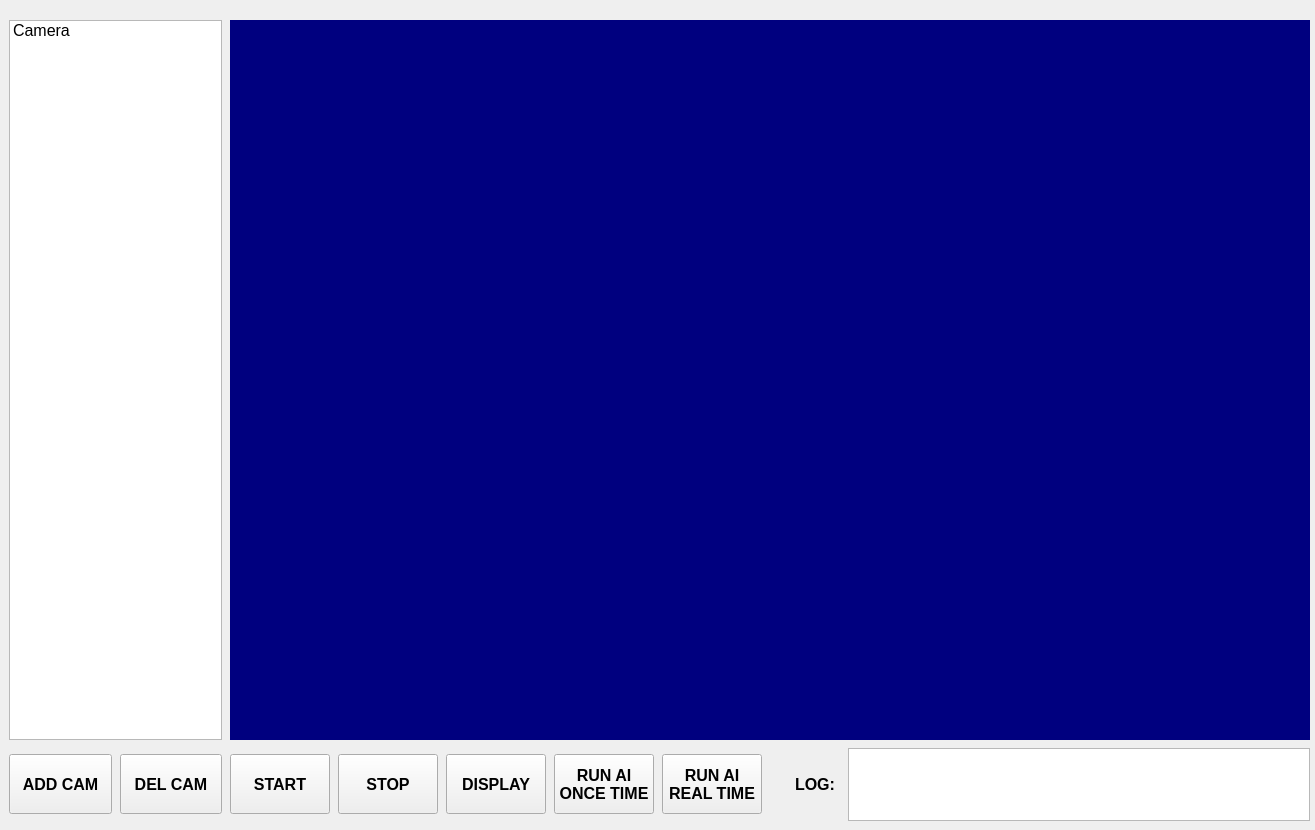
<?xml version="1.0" encoding="UTF-8"?>
<ui version="4.0">
 <class>Form</class>
 <widget class="QWidget" name="Form">
  <property name="geometry">
   <rect>
    <x>0</x>
    <y>0</y>
    <width>1315</width>
    <height>830</height>
   </rect>
  </property>
  <property name="windowTitle">
   <string>Form</string>
  </property>
  <widget class="QWidget" name="layoutWidget">
   <property name="geometry">
    <rect>
     <x>9</x>
     <y>20</y>
     <width>1301</width>
     <height>801</height>
    </rect>
   </property>
   <layout class="QGridLayout" name="gridLayout">
    <property name="spacing">
     <number>8</number>
    </property>
    <item row="9" column="0">
     <layout class="QGridLayout" name="gridLayout_2">
      <property name="horizontalSpacing">
       <number>8</number>
      </property>
      <property name="verticalSpacing">
       <number>0</number>
      </property>
      <item row="0" column="0">
       <widget class="QPushButton" name="add_cam">
        <property name="minimumSize">
         <size>
          <width>100</width>
          <height>60</height>
         </size>
        </property>
        <property name="font">
         <font>
          <pointsize>12</pointsize>
          <bold>true</bold>
         </font>
        </property>
        <property name="text">
         <string>ADD CAM</string>
        </property>
       </widget>
      </item>
      <item row="0" column="1">
       <widget class="QPushButton" name="remove_cam">
        <property name="minimumSize">
         <size>
          <width>100</width>
          <height>60</height>
         </size>
        </property>
        <property name="font">
         <font>
          <pointsize>12</pointsize>
          <bold>true</bold>
         </font>
        </property>
        <property name="text">
         <string>DEL CAM</string>
        </property>
       </widget>
      </item>
     </layout>
    </item>
    <item row="4" column="1" rowspan="5" colspan="12">
     <widget class="QLabel" name="label">
      <property name="minimumSize">
       <size>
        <width>1080</width>
        <height>720</height>
       </size>
      </property>
      <property name="sizeIncrement">
       <size>
        <width>0</width>
        <height>0</height>
       </size>
      </property>
      <property name="styleSheet">
       <string notr="true">background-color: rgb(0, 0, 127);</string>
      </property>
      <property name="text">
       <string/>
      </property>
      <property name="alignment">
       <set>Qt::AlignCenter</set>
      </property>
     </widget>
    </item>
    <item row="4" column="0" rowspan="5">
     <widget class="QListWidget" name="listWidget">
      <property name="sizePolicy">
       <sizepolicy hsizetype="Minimum" vsizetype="Preferred">
        <horstretch>0</horstretch>
        <verstretch>0</verstretch>
       </sizepolicy>
      </property>
      <property name="minimumSize">
       <size>
        <width>200</width>
        <height>0</height>
       </size>
      </property>
      <property name="sizeIncrement">
       <size>
        <width>0</width>
        <height>0</height>
       </size>
      </property>
      <property name="font">
       <font>
        <pointsize>12</pointsize>
       </font>
      </property>
      <property name="flow">
       <enum>QListView::TopToBottom</enum>
      </property>
      <item>
       <property name="text">
        <string>Camera </string>
       </property>
      </item>
     </widget>
    </item>
    <item row="9" column="1">
     <widget class="QPushButton" name="start_cam">
      <property name="minimumSize">
       <size>
        <width>100</width>
        <height>60</height>
       </size>
      </property>
      <property name="font">
       <font>
        <pointsize>12</pointsize>
        <bold>true</bold>
       </font>
      </property>
      <property name="text">
       <string>START</string>
      </property>
     </widget>
    </item>
    <item row="9" column="2">
     <widget class="QPushButton" name="stop_cam">
      <property name="minimumSize">
       <size>
        <width>100</width>
        <height>60</height>
       </size>
      </property>
      <property name="font">
       <font>
        <pointsize>12</pointsize>
        <bold>true</bold>
       </font>
      </property>
      <property name="text">
       <string>STOP</string>
      </property>
     </widget>
    </item>
    <item row="9" column="3">
     <widget class="QPushButton" name="display">
      <property name="minimumSize">
       <size>
        <width>100</width>
        <height>60</height>
       </size>
      </property>
      <property name="font">
       <font>
        <pointsize>12</pointsize>
        <bold>true</bold>
       </font>
      </property>
      <property name="text">
       <string>DISPLAY</string>
      </property>
     </widget>
    </item>
    <item row="9" column="4">
     <widget class="QPushButton" name="run_once">
      <property name="minimumSize">
       <size>
        <width>100</width>
        <height>60</height>
       </size>
      </property>
      <property name="font">
       <font>
        <pointsize>12</pointsize>
        <bold>true</bold>
       </font>
      </property>
      <property name="text">
       <string>RUN AI 
ONCE TIME</string>
      </property>
     </widget>
    </item>
    <item row="9" column="5">
     <widget class="QPushButton" name="run_continuous">
      <property name="minimumSize">
       <size>
        <width>100</width>
        <height>60</height>
       </size>
      </property>
      <property name="font">
       <font>
        <pointsize>12</pointsize>
        <bold>true</bold>
       </font>
      </property>
      <property name="text">
       <string>RUN AI 
REAL TIME</string>
      </property>
     </widget>
    </item>
    <item row="9" column="6">
     <widget class="QLabel" name="label_2">
      <property name="minimumSize">
       <size>
        <width>70</width>
        <height>60</height>
       </size>
      </property>
      <property name="font">
       <font>
        <pointsize>12</pointsize>
        <bold>true</bold>
       </font>
      </property>
      <property name="text">
       <string>LOG:</string>
      </property>
      <property name="alignment">
       <set>Qt::AlignRight|Qt::AlignTrailing|Qt::AlignVCenter</set>
      </property>
      <property name="indent">
       <number>5</number>
      </property>
     </widget>
    </item>
    <item row="9" column="7" colspan="6">
     <widget class="QListWidget" name="log_list">
      <property name="minimumSize">
       <size>
        <width>0</width>
        <height>60</height>
       </size>
      </property>
     </widget>
    </item>
   </layout>
  </widget>
 </widget>
 <resources/>
 <connections/>
</ui>
